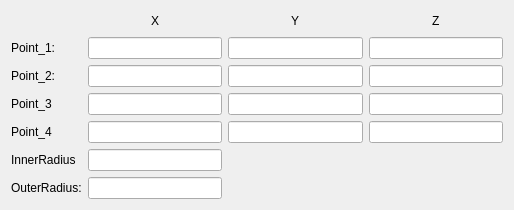
<?xml version="1.0" encoding="UTF-8"?>
<ui version="4.0">
 <class>Form</class>
 <widget class="QWidget" name="Form">
  <property name="geometry">
   <rect>
    <x>0</x>
    <y>0</y>
    <width>514</width>
    <height>196</height>
   </rect>
  </property>
  <property name="windowTitle">
   <string>Form</string>
  </property>
  <layout class="QHBoxLayout" name="horizontalLayout">
   <item>
    <layout class="QGridLayout" name="gridLayout">
     <item row="0" column="3">
      <spacer name="horizontalSpacer_2">
       <property name="orientation">
        <enum>Qt::Horizontal</enum>
       </property>
       <property name="sizeHint" stdset="0">
        <size>
         <width>40</width>
         <height>20</height>
        </size>
       </property>
      </spacer>
     </item>
     <item row="0" column="4">
      <spacer name="horizontalSpacer_3">
       <property name="orientation">
        <enum>Qt::Horizontal</enum>
       </property>
       <property name="sizeHint" stdset="0">
        <size>
         <width>40</width>
         <height>20</height>
        </size>
       </property>
      </spacer>
     </item>
     <item row="0" column="5">
      <widget class="QLabel" name="label_y2">
       <property name="text">
        <string>Y</string>
       </property>
      </widget>
     </item>
     <item row="0" column="6">
      <spacer name="horizontalSpacer_4">
       <property name="orientation">
        <enum>Qt::Horizontal</enum>
       </property>
       <property name="sizeHint" stdset="0">
        <size>
         <width>40</width>
         <height>20</height>
        </size>
       </property>
      </spacer>
     </item>
     <item row="0" column="7">
      <spacer name="horizontalSpacer_5">
       <property name="orientation">
        <enum>Qt::Horizontal</enum>
       </property>
       <property name="sizeHint" stdset="0">
        <size>
         <width>40</width>
         <height>20</height>
        </size>
       </property>
      </spacer>
     </item>
     <item row="0" column="9">
      <spacer name="horizontalSpacer_6">
       <property name="orientation">
        <enum>Qt::Horizontal</enum>
       </property>
       <property name="sizeHint" stdset="0">
        <size>
         <width>40</width>
         <height>20</height>
        </size>
       </property>
      </spacer>
     </item>
     <item row="0" column="8">
      <widget class="QLabel" name="label_z2">
       <property name="text">
        <string>Z</string>
       </property>
      </widget>
     </item>
     <item row="0" column="1">
      <spacer name="horizontalSpacer">
       <property name="orientation">
        <enum>Qt::Horizontal</enum>
       </property>
       <property name="sizeHint" stdset="0">
        <size>
         <width>40</width>
         <height>20</height>
        </size>
       </property>
      </spacer>
     </item>
     <item row="0" column="2">
      <widget class="QLabel" name="label_x2">
       <property name="text">
        <string>X</string>
       </property>
      </widget>
     </item>
     <item row="2" column="0">
      <widget class="QLabel" name="label_2">
       <property name="text">
        <string>Point_2:</string>
       </property>
      </widget>
     </item>
     <item row="1" column="0">
      <widget class="QLabel" name="label">
       <property name="text">
        <string>Point_1:</string>
       </property>
      </widget>
     </item>
     <item row="1" column="4" colspan="3">
      <widget class="QLineEdit" name="lineEdit_point1y"/>
     </item>
     <item row="1" column="7" colspan="3">
      <widget class="QLineEdit" name="lineEdit_point1z"/>
     </item>
     <item row="1" column="1" colspan="3">
      <widget class="QLineEdit" name="lineEdit_point1x"/>
     </item>
     <item row="2" column="1" colspan="3">
      <widget class="QLineEdit" name="lineEdit_point2x"/>
     </item>
     <item row="2" column="4" colspan="3">
      <widget class="QLineEdit" name="lineEdit_point2y"/>
     </item>
     <item row="3" column="0">
      <widget class="QLabel" name="label_3">
       <property name="text">
        <string>Point_3</string>
       </property>
      </widget>
     </item>
     <item row="3" column="1" colspan="3">
      <widget class="QLineEdit" name="lineEdit_point3x"/>
     </item>
     <item row="2" column="7" colspan="3">
      <widget class="QLineEdit" name="lineEdit_point2z"/>
     </item>
     <item row="4" column="0">
      <widget class="QLabel" name="label_4">
       <property name="text">
        <string>Point_4</string>
       </property>
      </widget>
     </item>
     <item row="4" column="1" colspan="3">
      <widget class="QLineEdit" name="lineEdit_point4x"/>
     </item>
     <item row="5" column="0">
      <widget class="QLabel" name="label_5">
       <property name="text">
        <string>InnerRadius</string>
       </property>
      </widget>
     </item>
     <item row="6" column="0">
      <widget class="QLabel" name="label_6">
       <property name="text">
        <string>OuterRadius:</string>
       </property>
      </widget>
     </item>
     <item row="5" column="1" colspan="3">
      <widget class="QLineEdit" name="lineEdit_radius_inner"/>
     </item>
     <item row="6" column="1" colspan="3">
      <widget class="QLineEdit" name="lineEdit_radius_outer"/>
     </item>
     <item row="4" column="4" colspan="3">
      <widget class="QLineEdit" name="lineEdit_point4y"/>
     </item>
     <item row="3" column="4" colspan="3">
      <widget class="QLineEdit" name="lineEdit_point3y"/>
     </item>
     <item row="3" column="7" colspan="3">
      <widget class="QLineEdit" name="lineEdit_point3z"/>
     </item>
     <item row="4" column="7" colspan="3">
      <widget class="QLineEdit" name="lineEdit_point4z"/>
     </item>
    </layout>
   </item>
  </layout>
 </widget>
 <tabstops>
  <tabstop>lineEdit_point1x</tabstop>
  <tabstop>lineEdit_point1y</tabstop>
  <tabstop>lineEdit_point1z</tabstop>
  <tabstop>lineEdit_point2x</tabstop>
  <tabstop>lineEdit_point2y</tabstop>
  <tabstop>lineEdit_point2z</tabstop>
  <tabstop>lineEdit_point3x</tabstop>
  <tabstop>lineEdit_point3y</tabstop>
  <tabstop>lineEdit_point3z</tabstop>
  <tabstop>lineEdit_point4x</tabstop>
  <tabstop>lineEdit_point4y</tabstop>
  <tabstop>lineEdit_point4z</tabstop>
  <tabstop>lineEdit_radius_inner</tabstop>
  <tabstop>lineEdit_radius_outer</tabstop>
 </tabstops>
 <resources/>
 <connections/>
</ui>
